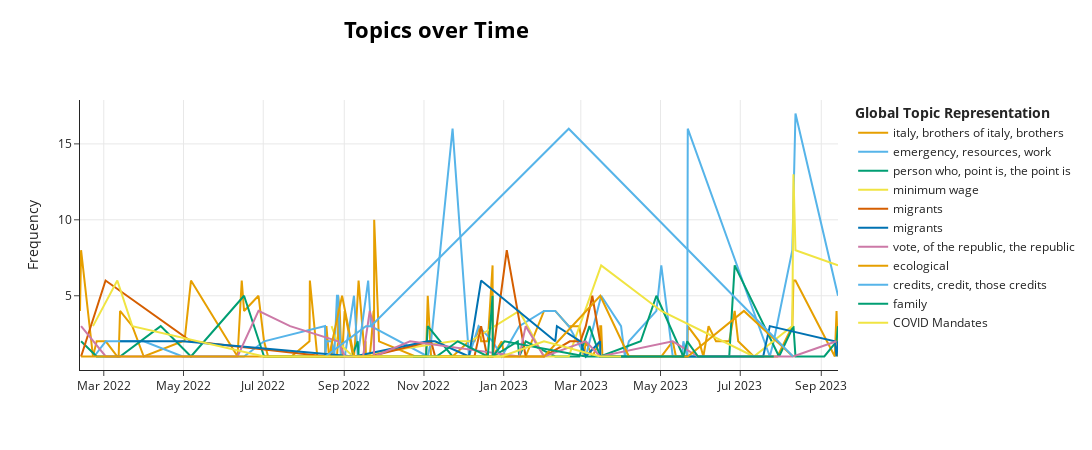

Notebook code cell kept with this figure:
### Markdown cell above
## Topics over time 

Make sure to use a limited number of unique timestamps (<100) as the c-TF-IDF representation will be calculated at each single unique timestamp. Having a large number of unique timestamps can take some time to be calculated. Moreover, there aren't many use-cased where you would like to see the difference in topic representations over more than 100 different timestamps.

### Code cell
topics_over_time = topic_model.topics_over_time(docs, timestamps)
intertopic_fig = topic_model.visualize_topics_over_time(topics_over_time=topics_over_time, topics=interesting_topics, custom_labels=True)
intertopic_fig.write_html(processed_dir + 'html/topics-over-time.html')
intertopic_fig
